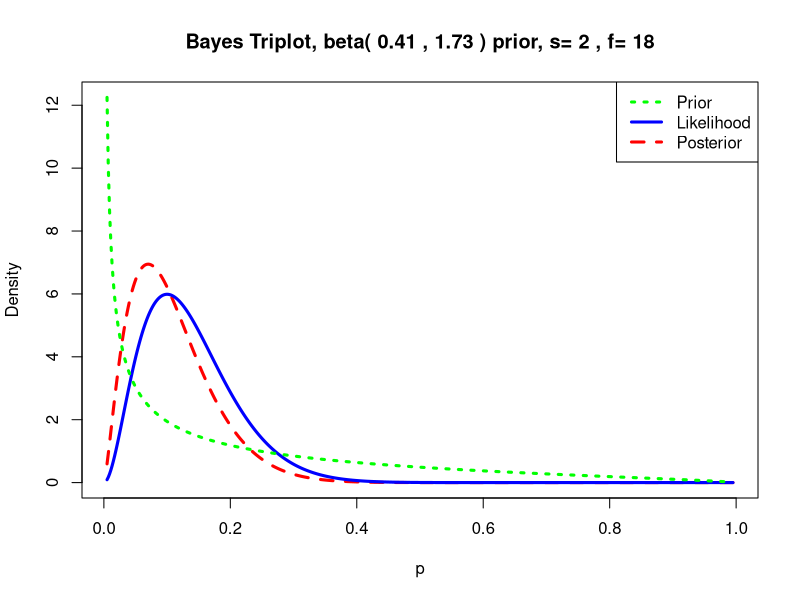
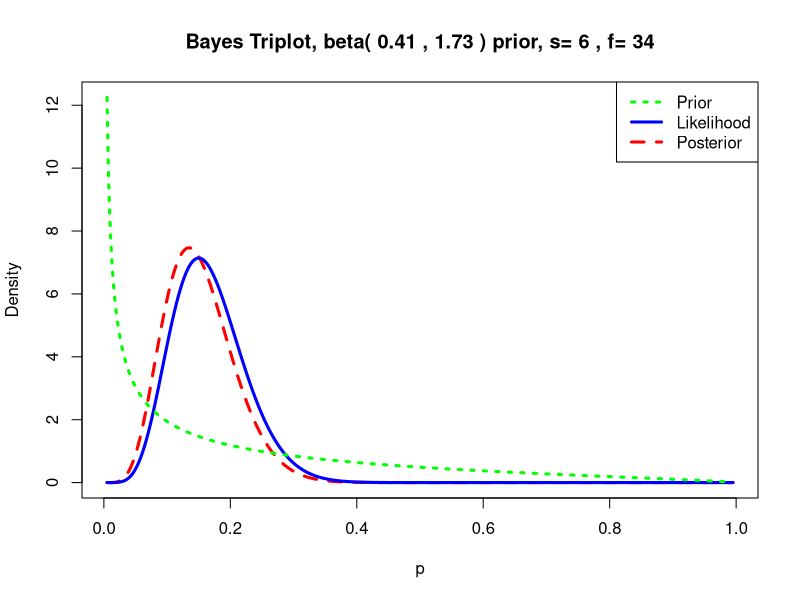
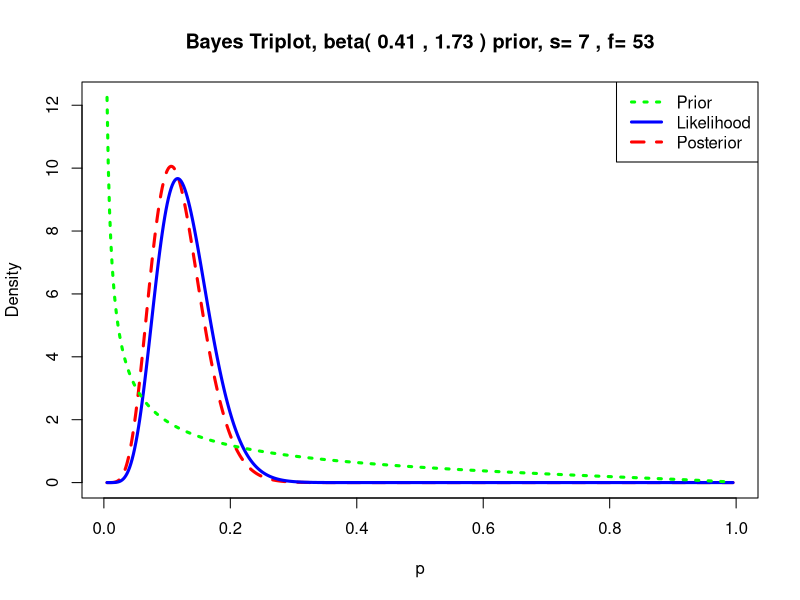
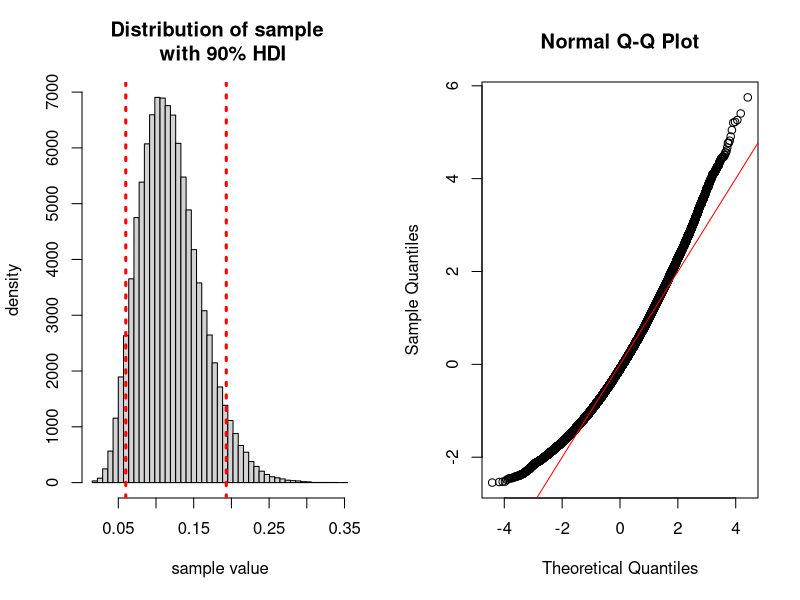
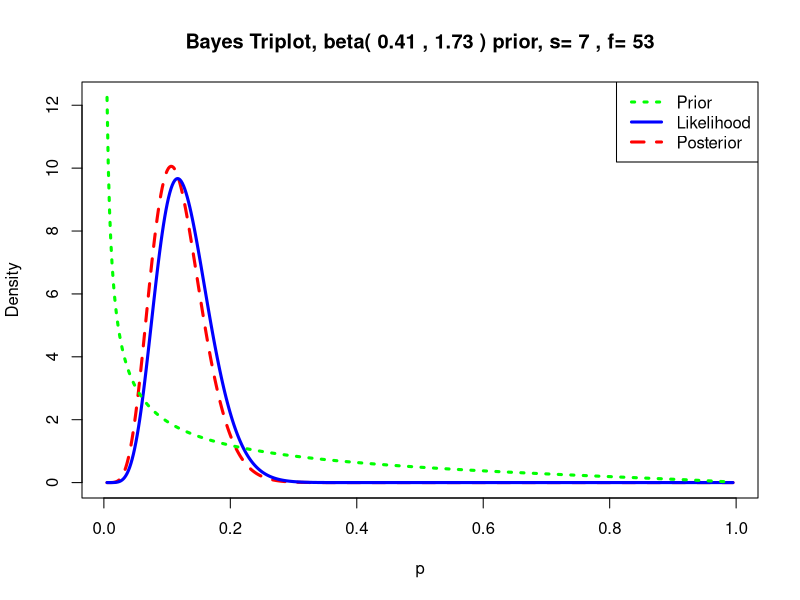

Recreate these plots in R, in order.
## ---- chunk 1
library(LearnBayes)

beta_prior <- beta.select(list(p=.5, x=.1), list(p=.75, x=.3))
beta_prior
## ---- chunk 2
triplot(beta_prior, c(2, 18), where = 'topright')
beta_prior + c(2, 18)
## ---- chunk 3
triplot(beta_prior, c(2 + 4, 18 + 16), where = 'topright')
beta_prior + c(2 + 4, 18 + 16)
## ---- chunk 4
triplot(beta_prior, c(2 + 4 + 1, 18 + 16 + 19), where = 'topright')
beta_prior + c(2 + 4 + 1, 18 + 16 + 19)
## ---- chunk 5
beta_post <- beta_prior + c(2 + 4 + 1, 18 + 16 + 19)
## ---- chunk 6
post_sample <- rbeta(100000, beta_post[1], beta_post[2])
## ---- chunk 7
# calc hdi limits
quants <- quantile(post_sample, c(0.05, 0.95))
quants

# plot
par(mfrow = c(1, 2))

quants <- quantile(post_sample, c(0.05, 0.95))
breaks <- seq(min(post_sample), max(post_sample), length.out = 50)
hist(post_sample, breaks = breaks,
     main = "Distribution of sample \n with 90% HDI"
     , xlab = "sample value"
     , ylab = "density")
abline(v = quants[1], lty = 3, col = "red", lwd = 3)
abline(v = quants[2], lty = 3, col = "red", lwd = 3)

qqnorm(scale(post_sample))
abline(a=0, b=1, col = 'red')

par(mfrow = c(1, 1))
## ---- chunk 8

pbeta(c(.1, .3), beta_post[1], beta_post[2])
triplot(beta_prior, c(2 + 4 + 1, 18 + 16 + 19), where = 'topright')
